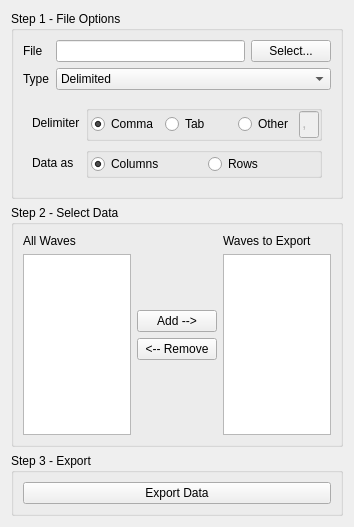
<?xml version="1.0" encoding="UTF-8"?>
<ui version="4.0">
 <class>ExportData</class>
 <widget class="QWidget" name="ExportData">
  <property name="geometry">
   <rect>
    <x>0</x>
    <y>0</y>
    <width>354</width>
    <height>527</height>
   </rect>
  </property>
  <property name="windowTitle">
   <string>Export Data</string>
  </property>
  <layout class="QVBoxLayout" name="verticalLayout_5">
   <item>
    <widget class="QGroupBox" name="groupBox_2">
     <property name="title">
      <string>Step 1 - File Options</string>
     </property>
     <layout class="QGridLayout" name="gridLayout">
      <item row="0" column="0">
       <widget class="QLabel" name="label">
        <property name="text">
         <string>File</string>
        </property>
       </widget>
      </item>
      <item row="0" column="1">
       <widget class="QLineEdit" name="fileName"/>
      </item>
      <item row="1" column="0">
       <widget class="QLabel" name="label_2">
        <property name="text">
         <string>Type</string>
        </property>
       </widget>
      </item>
      <item row="1" column="1" colspan="2">
       <widget class="QComboBox" name="outputType">
        <item>
         <property name="text">
          <string>Delimited</string>
         </property>
        </item>
       </widget>
      </item>
      <item row="2" column="0" colspan="3">
       <widget class="QStackedWidget" name="stackedWidget">
        <property name="currentIndex">
         <number>0</number>
        </property>
        <widget class="QWidget" name="delimitedStackedWidget">
         <layout class="QGridLayout" name="gridLayout_2">
          <item row="0" column="0">
           <widget class="QLabel" name="label_3">
            <property name="text">
             <string>Delimiter</string>
            </property>
           </widget>
          </item>
          <item row="0" column="1">
           <widget class="QGroupBox" name="delimitedDelimiterGroupBox">
            <property name="title">
             <string/>
            </property>
            <layout class="QHBoxLayout" name="horizontalLayout" stretch="5,5,0,0">
             <property name="leftMargin">
              <number>2</number>
             </property>
             <property name="topMargin">
              <number>0</number>
             </property>
             <property name="rightMargin">
              <number>0</number>
             </property>
             <property name="bottomMargin">
              <number>0</number>
             </property>
             <item>
              <widget class="QRadioButton" name="delimitedCommaRadio">
               <property name="text">
                <string>Comma</string>
               </property>
               <property name="checked">
                <bool>true</bool>
               </property>
               <attribute name="buttonGroup">
                <string>delimiterButtonGroup</string>
               </attribute>
              </widget>
             </item>
             <item>
              <widget class="QRadioButton" name="delimitedTabRadio">
               <property name="text">
                <string>Tab</string>
               </property>
               <attribute name="buttonGroup">
                <string>delimiterButtonGroup</string>
               </attribute>
              </widget>
             </item>
             <item>
              <widget class="QRadioButton" name="delimitedOtherRadio">
               <property name="text">
                <string>Other</string>
               </property>
               <attribute name="buttonGroup">
                <string>delimiterButtonGroup</string>
               </attribute>
              </widget>
             </item>
             <item>
              <widget class="QLineEdit" name="delimitedOtherDelimiter">
               <property name="enabled">
                <bool>false</bool>
               </property>
               <property name="sizePolicy">
                <sizepolicy hsizetype="Fixed" vsizetype="Fixed">
                 <horstretch>0</horstretch>
                 <verstretch>0</verstretch>
                </sizepolicy>
               </property>
               <property name="maximumSize">
                <size>
                 <width>20</width>
                 <height>16777215</height>
                </size>
               </property>
               <property name="baseSize">
                <size>
                 <width>0</width>
                 <height>0</height>
                </size>
               </property>
               <property name="font">
                <font>
                 <pointsize>12</pointsize>
                </font>
               </property>
               <property name="text">
                <string>,</string>
               </property>
               <property name="maxLength">
                <number>1</number>
               </property>
               <property name="alignment">
                <set>Qt::AlignLeading|Qt::AlignLeft|Qt::AlignTop</set>
               </property>
              </widget>
             </item>
            </layout>
           </widget>
          </item>
          <item row="1" column="0">
           <widget class="QLabel" name="label_4">
            <property name="text">
             <string>Data as</string>
            </property>
           </widget>
          </item>
          <item row="1" column="1">
           <widget class="QGroupBox" name="delimitedDataDirectionGroupBox">
            <property name="title">
             <string/>
            </property>
            <layout class="QHBoxLayout" name="horizontalLayout_3">
             <property name="leftMargin">
              <number>2</number>
             </property>
             <property name="topMargin">
              <number>0</number>
             </property>
             <property name="rightMargin">
              <number>0</number>
             </property>
             <property name="bottomMargin">
              <number>0</number>
             </property>
             <item>
              <widget class="QRadioButton" name="dataDirectionColumns">
               <property name="text">
                <string>Columns</string>
               </property>
               <property name="checked">
                <bool>true</bool>
               </property>
               <attribute name="buttonGroup">
                <string>dataDirectionButtonGroup</string>
               </attribute>
              </widget>
             </item>
             <item>
              <widget class="QRadioButton" name="dataDirectionRows">
               <property name="text">
                <string>Rows</string>
               </property>
               <property name="checked">
                <bool>false</bool>
               </property>
               <attribute name="buttonGroup">
                <string>dataDirectionButtonGroup</string>
               </attribute>
              </widget>
             </item>
            </layout>
           </widget>
          </item>
         </layout>
        </widget>
        <widget class="QWidget" name="page_2"/>
       </widget>
      </item>
      <item row="0" column="2">
       <widget class="QPushButton" name="fileNameButton">
        <property name="text">
         <string>Select...</string>
        </property>
       </widget>
      </item>
     </layout>
    </widget>
   </item>
   <item>
    <widget class="QGroupBox" name="groupBox_3">
     <property name="title">
      <string>Step 2 - Select Data</string>
     </property>
     <layout class="QHBoxLayout" name="horizontalLayout_2">
      <item>
       <layout class="QVBoxLayout" name="verticalLayout">
        <item>
         <widget class="QLabel" name="label_6">
          <property name="text">
           <string>All Waves</string>
          </property>
         </widget>
        </item>
        <item>
         <widget class="QListView" name="allWavesListView">
          <property name="selectionMode">
           <enum>QAbstractItemView::ExtendedSelection</enum>
          </property>
         </widget>
        </item>
       </layout>
      </item>
      <item>
       <layout class="QVBoxLayout" name="verticalLayout_2">
        <item>
         <spacer name="verticalSpacer_2">
          <property name="orientation">
           <enum>Qt::Vertical</enum>
          </property>
          <property name="sizeHint" stdset="0">
           <size>
            <width>20</width>
            <height>40</height>
           </size>
          </property>
         </spacer>
        </item>
        <item>
         <widget class="QPushButton" name="addWaveButton">
          <property name="text">
           <string>Add --&gt;</string>
          </property>
         </widget>
        </item>
        <item>
         <widget class="QPushButton" name="removeWaveButton">
          <property name="text">
           <string>&lt;-- Remove</string>
          </property>
         </widget>
        </item>
        <item>
         <spacer name="verticalSpacer">
          <property name="orientation">
           <enum>Qt::Vertical</enum>
          </property>
          <property name="sizeHint" stdset="0">
           <size>
            <width>20</width>
            <height>40</height>
           </size>
          </property>
         </spacer>
        </item>
       </layout>
      </item>
      <item>
       <layout class="QVBoxLayout" name="verticalLayout_3">
        <item>
         <widget class="QLabel" name="label_5">
          <property name="text">
           <string>Waves to Export</string>
          </property>
         </widget>
        </item>
        <item>
         <widget class="QListView" name="fileWavesListView">
          <property name="dragEnabled">
           <bool>true</bool>
          </property>
          <property name="dragDropMode">
           <enum>QAbstractItemView::InternalMove</enum>
          </property>
          <property name="defaultDropAction">
           <enum>Qt::MoveAction</enum>
          </property>
          <property name="selectionMode">
           <enum>QAbstractItemView::ExtendedSelection</enum>
          </property>
         </widget>
        </item>
       </layout>
      </item>
     </layout>
    </widget>
   </item>
   <item>
    <widget class="QGroupBox" name="groupBox_5">
     <property name="title">
      <string>Step 3 - Export</string>
     </property>
     <layout class="QVBoxLayout" name="verticalLayout_4">
      <item>
       <widget class="QPushButton" name="exportDataButton">
        <property name="text">
         <string>Export Data</string>
        </property>
       </widget>
      </item>
     </layout>
    </widget>
   </item>
  </layout>
 </widget>
 <resources/>
 <connections>
  <connection>
   <sender>delimitedOtherRadio</sender>
   <signal>toggled(bool)</signal>
   <receiver>delimitedOtherDelimiter</receiver>
   <slot>setEnabled(bool)</slot>
   <hints>
    <hint type="sourcelabel">
     <x>281</x>
     <y>114</y>
    </hint>
    <hint type="destinationlabel">
     <x>313</x>
     <y>115</y>
    </hint>
   </hints>
  </connection>
  <connection>
   <sender>outputType</sender>
   <signal>currentIndexChanged(int)</signal>
   <receiver>stackedWidget</receiver>
   <slot>setCurrentIndex(int)</slot>
   <hints>
    <hint type="sourcelabel">
     <x>131</x>
     <y>81</y>
    </hint>
    <hint type="destinationlabel">
     <x>94</x>
     <y>98</y>
    </hint>
   </hints>
  </connection>
 </connections>
 <buttongroups>
  <buttongroup name="delimiterButtonGroup"/>
  <buttongroup name="dataDirectionButtonGroup"/>
 </buttongroups>
</ui>
